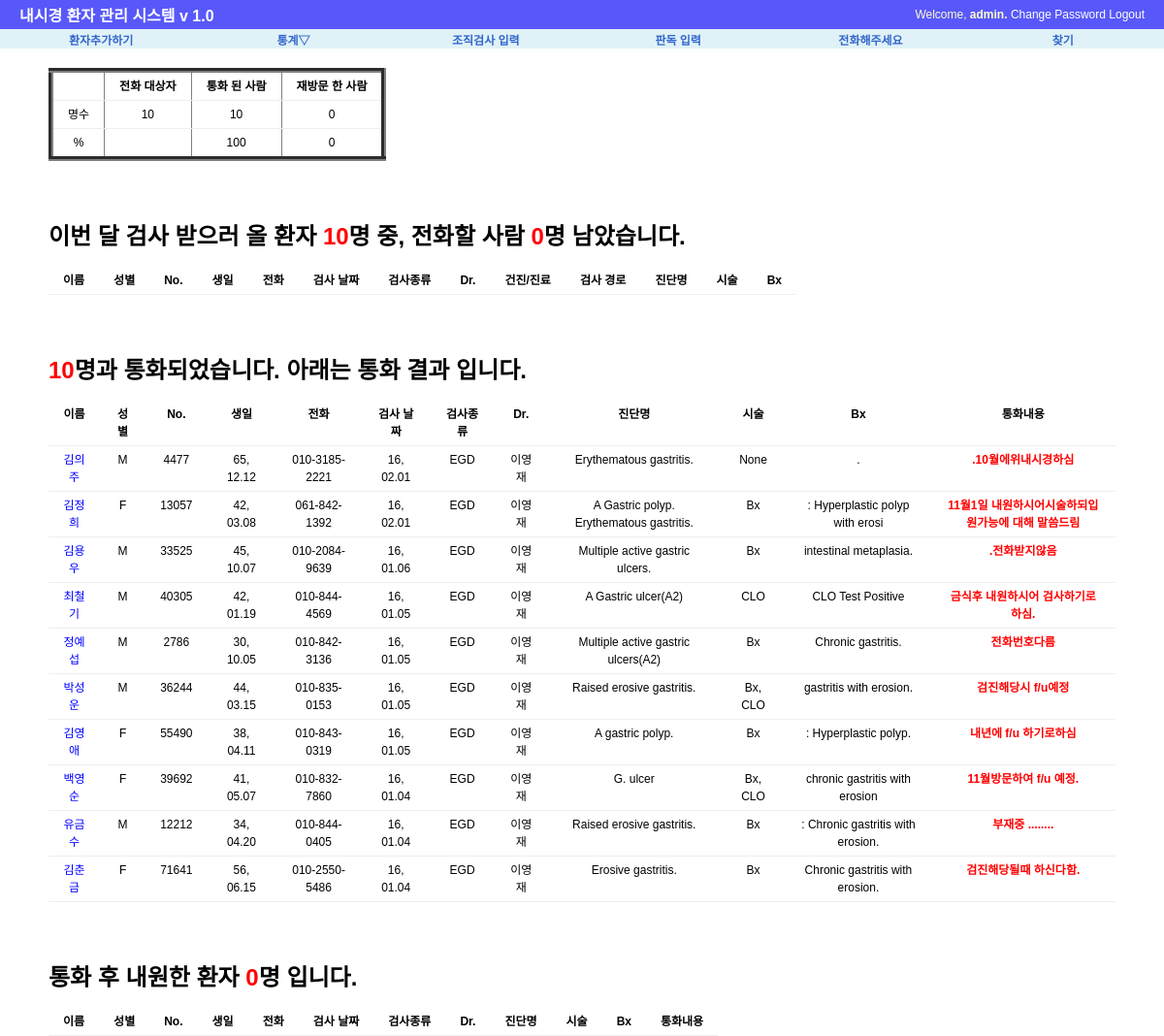
The app's page /procedure/phone/ (signed in) with its own data.
### procedure/models.py (models this page shows, shortened)
class Exam(models.Model):
    exam_date=models.DateField('검사 날짜', default=date.today)
    exam_type=MultiSelectField('내시경 종류', max_length=20, max_choices=3,choices=(('E', 'EGD'),('C','Colonoscopy'), ('S','Sigmoidoscopy')))
    exam_doc=models.CharField('의사', max_length=30, choices=(('이영재','이영재'),('김신일','김신일')), default='김신일')
    exam_class=models.CharField('건진/진료',max_length=30, choices=(('건진',"건진"),('진료',"진료"),('건진+진료',"건진+진료")), default='건진')
    exam_place=models.CharField('외래/입원', max_length=20, choices=(('입원', '입원'), ('외래', '외래')), default='외래')
    patient_name=models.CharField('환자 이름', max_length=50)
    hospital_no=models.CharField('환자등록 번호', max_length=10)
    patient_sex=models.CharField('성별',max_length=10, choices=(('M',"남자"),('F', "여자")), default='M')
    patient_birth=models.DateField('생일', auto_now=False)
    patient_phone=models.CharField("전화번호", max_length=15, default="010-")
    exam_Dx=models.CharField("내시경 진단명",max_length=200)
    exam_procedure=MultiSelectField("시술", max_length=20, max_choices=5, choices=(('None','None'),('Bx',"Bx"),('CLO','CLO'),('Polypectomy', "Polypectomy"),("EMR",'EMR'),
                                                           ('ForeignBody','Foreign Body Remove'),('BleedingControl','Bleeding Control'),('PEG','PEG')))
    Bx_result=models.CharField("조직검사 결과", max_length=200, default=".")
    follow_up=models.IntegerField("추적검사 기간", default=0)
    phone_check=models.CharField("전화 통화 결과", max_length=50, default='.')
    re_visit=models.BooleanField("재방문", default=False)
    class Meta:
        ordering=['-exam_date']

### procedure/views.py (the view)
@login_required
def phone(request):
    today=date.today()
    all_patients=Exam.objects.all()
    print (all_patients)
    context={'phone_list':[], 'phoned_list':[], 'visited_list':[],  'total_number':0, 'will_phone_number':0, 'phoned_number':0, 'visited_number':0, 'phoned_fraction':0,"visited_fraction":0}
    for patient in all_patients:
        call_date=add_month(patient.exam_date, patient.follow_up)
        if today.year==call_date.year and today.month==call_date.month :
            if patient.exam_date.year == today.year and patient.exam_date.month == today.month:
                continue;
            else:
                if patient.phone_check == '.':
                    context['phone_list'].append(patient)
                elif patient.phone_check !='.':
                    if patient.re_visit == True:
                        context['visited_list'].append(patient)
                    else :
                        context['phoned_list'].append(patient)
    context['will_phone_number']=len(context['phone_list'])
    context['visited_number'] = len(context['visited_list'])
    context['phoned_number']=len(context['phoned_list'])+context['visited_number']
    context['total_number'] = context['will_phone_number'] + context['phoned_number']
    if context['total_number'] ==0:
        context['phoned_fraction'], context['visited_fraction'] = 0,0
    else :
        context['phoned_fraction']=round(float(context['phoned_number'])/context['total_number']*100)
        context['visited_fraction']=round(float(context['visited_number'])/context['total_number']*100)
    return render(request, 'procedure/phone_list.html', context)

### procedure/views.py (called while the page is built)
def add_month(date, months):
    month=date.month + int(months)-1
    year=int(date.year + (month/12))
    month=(month%12)+1
    day=date.day
    new_date=date.replace(year=year, month=month, day=1)
    return new_date

### procedure/templates/procedure/phone_list.html (shortened to what this page needs)
{%  extends "base.html" %}
{% block content %}
<div id="content">
    <table border="5" >
        <tr>
            <th></th>
            <th> 전화 대상자</th>
            <th> 통화 된 사람</th>
            <th> 재방문 한 사람</th>
        </tr>
        <tr>
            <td> 명수</td>
            <td> {{total_number}}</td>
            <td> {{phoned_number}}</td>
            <td> {{visited_number}}</td>
        </tr>
        <tr>
            <td> % </td>
            <td> </td>
            <td> {{phoned_fraction}}</td>
            <td> {{visited_fraction}}</td>
        </tr>
    </table>
    <br><br><br>
    <h1> 이번 달 검사 받으러 올 환자 <font color="red">{{total_number}}</font>명 중, 전화할 사람 <font color="red">{{will_phone_number}}</font>명 남았습니다.</h1>
        <table>
        <tr>
        <th> 이름</th>
        <th> 성별</th>
        <th> No.</th>
        <th> 생일</th>
        <th> 전화</th>
        <th> 검사 날짜</th>
        <th> 검사종류</th>
        <th> Dr.</th>
        <th> 건진/진료</th>
        <th> 검사 경로</th>
        <th> 진단명</th>
        <th> 시술</th>
        <th> Bx </th>
        </tr>
        </table>
    <br><br><br>
    <h1> <font color="red">{{phoned_number}}</font>명과 통화되었습니다. 아래는 통화 결과 입니다.</h1>
    <table>
        <tr>
        <th> 이름</th>
        <th> 성별</th>
        <th> No.</th>
        <th> 생일</th>
        <th> 전화</th>
        <th> 검사 날짜</th>
        <th> 검사종류</th>
        <th> Dr.</th>
        <th> 진단명</th>
        <th> 시술</th>
        <th> Bx </th>
        <th> 통화내용</th>
        </tr>
    {% for list in phoned_list %}
    <tr>
        <td><a href="{% url 'procedure:revisit' list.id %}"><font color="blue">{{ list.patient_name }}</font></a></td>
        <td>{{ list.patient_sex }}</td>
        <td>{{ list.hospital_no}}</td>
        <td>{{ list.patient_birth |  date:"y, m.d"}}</td>
        <td>{{ list.patient_phone }}</td>
        <td>{{ list.exam_date |  date:"y, m.d" }}</td>
        <td>{{ list.exam_type }}</td>
        <td>{{ list.exam_doc}}</td>
        <td>{{ list.exam_Dx }}</td>
        <td>{{ list.exam_procedure }}</td>
        <td>{{ list.Bx_result }}</td>
        <td><font color="red"><b>{{ list.phone_check }}</b></font></td>
    </tr>
    {% endfor %}
    </table>
    <br><br><br>
    <h1> 통화 후 내원한 환자 <font color="red">{{visited_number}}</font>명 입니다.</h1>
    <table>
        <tr>
        <th> 이름</th>
        <th> 성별</th>
        <th> No.</th>
        <th> 생일</th>
        <th> 전화</th>
        <th> 검사 날짜</th>
        <th> 검사종류</th>
        <th> Dr.</th>
        <th> 진단명</th>
        <th> 시술</th>
        <th> Bx </th>
        <th> 통화내용</th>
        </tr>
    </table>
</div>
{% endblock %}

### templates/base.html (shortened to what this page needs)
<!DOCTYPE html>
<html lang="ko">
<head>
    {% load staticfiles %}
    <link rel="stylesheet" type="text/css" href="{% static "css/base.css" %}" >
    <link rel="stylesheet" type="text/css" href="{% block extrastyle %}{% endblock %}" />
</head>
<body>
<div id="header">
    <h2 class="maintitle"><a href="#"> <a href="{% url 'home' %}"> 내시경 환자 관리 시스템 v 1.0</a></h2>
    {% if user.is_active %}
    <h4 class="welcome">Welcome,
        <strong> {% firstof user.get_short_name user.get_username %}.</strong>
        <a href="{% url 'password_change' %}"> Change Password</a>
        <a href="{% url 'logout' %}">Logout</a>
    </h4>
    {% else %}
    <h4 class="welcome"> 로그인해 주세요./
        <a href=" {% url 'login' %}">Login</a>
        <a href=" {% url 'register' %}">Register</a>
    </h4>
    {% endif %}
</div>
<div id ="menu">
    <li><a href="{% url 'procedure:add' %}"> 환자추가하기</a></li>
    <li><a href="#" >통계&bigtriangledown;</a>
    </li>
    <li><a href="{% url 'procedure:biopsy' %}">조직검사 입력</a></li>
    <li><a href="{% url 'procedure:readinglist' %}">판독 입력</a></li>
    <li><a href="{% url 'procedure:phone' %}">전화해주세요</a></li>
    <li><a href="{% url 'procedure:search' %}"> 찾기</a></li>
</div>
{% block content %}{% endblock %}
</body>
</html>

### static/css/base.css (style rules this page uses)
body { font-family: "Lucida Grande", Verdana, Arial,sans-serif; font-size: 12px }
div#header { position: absolute; top: 0px; left: 0px; height: 30px; width:1200px; display: table; background: #5858FA; }
div#menu { position: absolute; top:30px; left:0px; height: 20px; width: 1200px; display:table; table-layout: fixed; border-spacing: 10px 0px; background: #E0F2F7; font_size: 8px; }
div#content { position: absolute; top: 70px; left: 50px; right: 50px; }
.maintitle { display: table-cell; vertical-align: middle; padding-left: 20px; color: #fffccf; font-weight: bold; font-size: 16px; }
.welcome { display: table-cell; vertical-align: middle; text-align: right; padding-right: 20px; color: #fffccf; font-weight: normal; font-size: 12px; }
div#menu a:link, div#menu a:visited { color:#36c; }
div#menu >li { display: table-cell; vertical-align: middle; border: 0px solid #bbb; border-radius: 5px; text-align: center; font-weight: bold; }
a:link, a:visited { color: #FFFFFF; text-decoration: none; }
table { border-collapse: collapse; text-align: center; }
td, th { line-height: 18px; border-bottom: 1px solid #eee; vertical-align: top; padding : 5px 15px; font-family : "Lucida Grande", Verdana, Arial, sans-serif; }

### records on screen
Exam: patient_name "김의주", patient_sex "M", hospital_no "4477", patient_birth "65, 12.12", patient_phone "010-3185-2221", exam_date "16, 02.01", exam_type "EGD", exam_doc "이영재", exam_Dx "Erythematous gastritis.", exam_procedure "None", Bx_result ".", phone_check ".10월에위내시경하심"
Exam: patient_name "김정희", patient_sex "F", hospital_no "13057", patient_birth "42, 03.08", patient_phone "061-842-1392", exam_date "16, 02.01", exam_type "EGD", exam_doc "이영재", exam_Dx "A Gastric polyp. Erythematous gastritis.", exam_procedure "Bx", Bx_result ": Hyperplastic polyp with erosi", phone_check "11월1일 내원하시어시술하되입원가능에 대해 말씀드림"
Exam: patient_name "김용우", patient_sex "M", hospital_no "33525", patient_birth "45, 10.07", patient_phone "010-2084-9639", exam_date "16, 01.06", exam_type "EGD", exam_doc "이영재", exam_Dx "Multiple active gastric ulcers.", exam_procedure "Bx", Bx_result "intestinal metaplasia.", phone_check ".전화받지않음"
Exam: patient_name "최철기", patient_sex "M", hospital_no "40305", patient_birth "42, 01.19", patient_phone "010-844-4569", exam_date "16, 01.05", exam_type "EGD", exam_doc "이영재", exam_Dx "A Gastric ulcer(A2)", exam_procedure "CLO", Bx_result "CLO Test Positive", phone_check "금식후 내원하시어 검사하기로하심."
Exam: patient_name "정예섭", patient_sex "M", hospital_no "2786", patient_birth "30, 10.05", patient_phone "010-842-3136", exam_date "16, 01.05", exam_type "EGD", exam_doc "이영재", exam_Dx "Multiple active gastric ulcers(A2)", exam_procedure "Bx", Bx_result "Chronic gastritis.", phone_check "전화번호다름"
Exam: patient_name "박성운", patient_sex "M", hospital_no "36244", patient_birth "44, 03.15", patient_phone "010-835-0153", exam_date "16, 01.05", exam_type "EGD", exam_doc "이영재", exam_Dx "Raised erosive gastritis.", exam_procedure "Bx, CLO", Bx_result "gastritis with erosion.", phone_check "검진해당시 f/u예정"
Exam: patient_name "김영애", patient_sex "F", hospital_no "55490", patient_birth "38, 04.11", patient_phone "010-843-0319", exam_date "16, 01.05", exam_type "EGD", exam_doc "이영재", exam_Dx "A gastric polyp.", exam_procedure "Bx", Bx_result ": Hyperplastic polyp.", phone_check "내년에 f/u 하기로하심"
Exam: patient_name "백영순", patient_sex "F", hospital_no "39692", patient_birth "41, 05.07", patient_phone "010-832-7860", exam_date "16, 01.04", exam_type "EGD", exam_doc "이영재", exam_Dx "G. ulcer", exam_procedure "Bx, CLO", Bx_result "chronic gastritis with erosion", phone_check "11월방문하여 f/u 예정."
Exam: patient_name "유금수", patient_sex "M", hospital_no "12212", patient_birth "34, 04.20", patient_phone "010-844-0405", exam_date "16, 01.04", exam_type "EGD", exam_doc "이영재", exam_Dx "Raised erosive gastritis.", exam_procedure "Bx", Bx_result ": Chronic gastritis with erosion.", phone_check "부재중 ........"
Exam: patient_name "김춘금", patient_sex "F", hospital_no "71641", patient_birth "56, 06.15", patient_phone "010-2550-5486", exam_date "16, 01.04", exam_type "EGD", exam_doc "이영재", exam_Dx "Erosive gastritis.", exam_procedure "Bx", Bx_result "Chronic gastritis with erosion.", phone_check "검진해당될때 하신다함."

### other values on screen
{{ total_number }} "10"
{{ phoned_number }} "10"
{{ visited_number }} "0"
{{ phoned_fraction }} "100"
{{ visited_fraction }} "0"
{{ will_phone_number }} "0"
